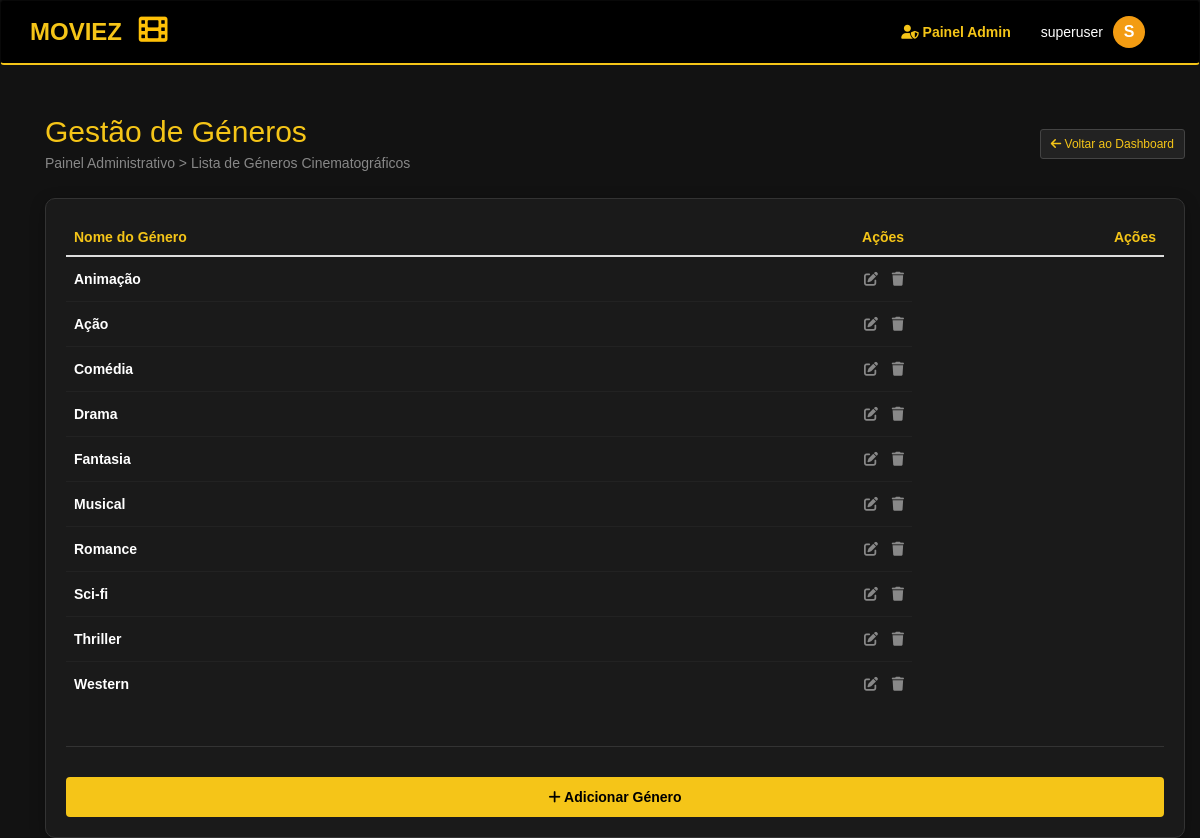
Screenshot of /dashboard/generos/ (signed in) with the database file from the repository.
### app/models.py (models this page shows, shortened)
class Genero(models.Model):
    nome = models.CharField(max_length=50)

### app/views.py (the view)
# urls.py: path('dashboard/generos/', views.admin_generos, name='admin_generos'),
@user_passes_test(lambda u: u.is_superuser)
def admin_generos(request):
    generos = Genero.objects.all().order_by('nome')
    return render(request, 'relAdmin/admin_generos.html', {'itens': generos})

### app/templates/relAdmin/admin_generos.html
{% extends "relAdmin/admin_base_gestao.html" %}
{% block titulo_pagina %}Géneros{% endblock %}
{% block sub_titulo %}Lista de Géneros Cinematográficos{% endblock %}
{% block cabecalhos_tabela %}
    <th>Nome do Género</th>
    <th style="text-align: right;">Ações</th>
{% endblock %}
{% block linhas_tabela %}
    {% for genero in itens %}
    <tr>
        <td><strong>{{ genero.nome }}</strong></td>
        <td style="text-align: right;">
            <a href="{% url 'editar_item_admin' 'genero' genero.id %}" class="btn-acao">
                <i class="fas fa-edit"></i>
            </a>
            <a href="{% url 'apagar_item_admin' 'genero' genero.id %}"
               class="btn-acao btn-delete"
               onclick="return confirm('Tem a certeza que deseja apagar o género {{ genero.nome }}?');">
                <i class="fas fa-trash"></i>
            </a>
        </td>
    </tr>
    {% endfor %}
{% endblock %}
{% block botao_adicionar %}
    <a href="/admin/app/genero/add/" class="btn btn-warning" style="font-weight: bold;">
        <i class="fas fa-plus"></i> Adicionar Género
    </a>
{% endblock %}

### app/templates/layout.html (shortened to what this page needs)
{% load static %}
<!DOCTYPE html>
<html lang="pt">
<head>
    <link rel="stylesheet" href="https://maxcdn.bootstrapcdn.com/bootstrap/3.4.1/css/bootstrap.min.css">
    <link rel="stylesheet" href="{% static 'content/style.css' %}">
    <link rel="stylesheet" href="https://cdnjs.cloudflare.com/ajax/libs/font-awesome/6.0.0/css/all.min.css">
</head>
<body>
    <nav class="navbar navbar-inverse">
        <div class="container">
            <div class="navbar-header">
                <a class="navbar-brand" href="{% url 'lista_filmes' %}">MOVIEZ
                <i class="fas fa-film icone-rolo-animado"></i></a>
            </div>
            <div class="collapse navbar-collapse" id="myNavbar">
                <ul class="nav navbar-nav navbar-right" style="display: flex; align-items: center; margin: 0;">
                    {% if user.is_authenticated %}
                        {% if request.resolver_match.url_name == 'dashboard_admin' %}
                            <li class="dropdown" style="list-style: none;">
                                <a class="dropdown-toggle" data-toggle="dropdown" href="#" style="color: white; padding: 15px 10px;">
                                    <span style="color: #f5c518; font-weight: bold; margin-right: 5px;">ADMIN:</span> {{ user.username }}
                                    <span class="caret"></span>
                                </a>
                                <ul class="dropdown-menu">
                                    <li>
                                        <form action="{% url 'logout' %}" method="post" style="margin: 0;">
                                            {% csrf_token %}
                                            <button type="submit" style="width: 100%; text-align: left; padding: 10px 20px; border: none; background: none; color: #d9534f;">
                                                <i class="fas fa-door-open"></i> Sair da Sessão
                                            </button>
                                        </form>
                                    </li>
                                </ul>
                            </li>
                        {% else %}
                            {% if not user.is_superuser %}
                                <li style="list-style: none;">
                                    <a href="{% url 'meus_favoritos' %}" style="color: #f39c12; padding: 15px 15px; display: flex; align-items: center;">
                                        <i class="fa-solid fa-heart" style="margin-right: 5px;"></i> Favoritos
                                    </a>
                                </li>
                            {% elif user.is_superuser %}
                                <li>
                                    <a href="{% url 'dashboard_admin' %}" style="padding: 15px 20px; color: #f5c518; font-weight: bold;">
                                        <i class="fas fa-user-shield"></i> Painel Admin
                                    </a>
                                </li>
                            {% endif %}
                            <li class="dropdown" style="list-style: none;">
                                <a class="dropdown-toggle" data-toggle="dropdown" href="#"
                                   style="display: flex; align-items: center; background: transparent !important; color: white; padding: 15px 10px; text-decoration: none;">
                                    <span style="margin-right: 10px;">{{ user.username }}</span>
                                    <span class="avatar-circle" style="margin: 0;">{{ user.username.0|upper }}</span>
                                </a>
                            </li>
                        {% endif %}
                    {% else %}
                        <li><a href="{% url 'login' %}" class="btn btn-warning btn-sm btn-entrar-nav" style="margin-top: 10px;">Entrar</a></li>
                    {% endif %}
                </ul>
            </div>
        </div>
    </nav>
    <div class="container">
        {% block content %}
        {% endblock %}
    </div>
</body>
</html>

### app/static/content/style.css (style rules this page uses)
body { background-color: #121212; color: #ffffff; font-family: Arial, sans-serif; }
.navbar-inverse { background-color: #000000; border-bottom: 2px solid #f5c518; }
.navbar-brand { color: #f5c518 !important; font-size: 24px; font-weight: bold; }
.btn-warning { background-color: #f5c518; color: #000; font-weight: bold; border: none; padding: 10px; width: 100%; margin-top: 10px; cursor: pointer; }
.icone-rolo-animado { color: #ffc107; font-size: 1.2em; margin-left: 10px; display: inline-block; }
.avatar-circle { background-color: #f39c12; color: white; width: 32px; height: 32px; border-radius: 50%; display: inline-flex; align-items: center; justify-content: center; font-weight: bold; font-size: 16px; margin-left: 8px; }
.table > tbody > tr > td { border-top: 1px solid #222; vertical-align: middle; padding: 12px 8px; }
.btn-acao { color: #888; margin-left: 10px; transition: 0.3s; }

### rows the page displays
Genero: nome "Animação"
Genero: nome "Ação"
Genero: nome "Comédia"
Genero: nome "Drama"
Genero: nome "Fantasia"
Genero: nome "Musical"
Genero: nome "Romance"
Genero: nome "Sci-fi"
Genero: nome "Thriller"
Genero: nome "Western"

### other values shown
{{ user.username }} "superuser"
{{ user.username.0|upper }} "S"
